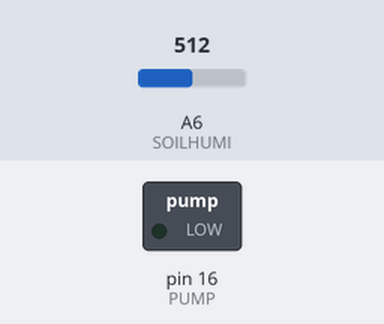
Bench run of a sketch on a simulated Arduino Nano, built with avr-gcc and run on an emulated ATmega328P. On the bench: switched loads named in the sketch (green lamp = pin HIGH). The inputs (shaded band) are chosen by the test bench; at power-on: A6 (SOILHUMI) = 512.

Above: at 1.2 s.
1.3 s: A6 (SOILHUMI) set to 707
2.8 s: A6 (SOILHUMI) set to 723
At 4.0 s:
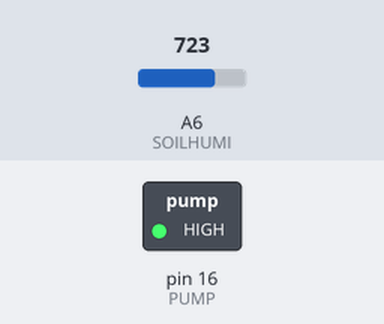
4.3 s: A6 (SOILHUMI) set to 431
5.8 s: A6 (SOILHUMI) set to 405
At 6.3 s:
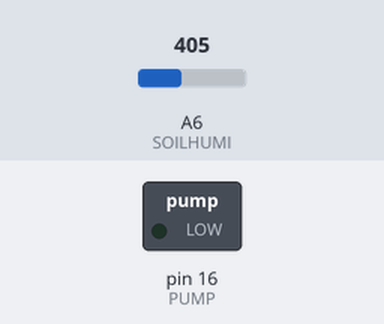
7.3 s: A6 (SOILHUMI) set to 900
At 8.7 s:
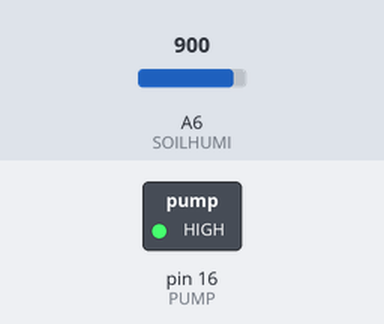
Timing chart, 0 to 9.8 s (numbered marks = the images above; inputs shaded):
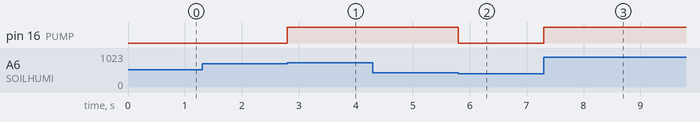

The sketch:

day2_exercise3.ino
```cpp
#define PUMP 16
#define SOILHUMI A6

int Soilhumi = 0;

void setup() {
  Serial.begin(9600);
  pinMode(SOILHUMI, INPUT);
  pinMode(PUMP, OUTPUT);
}

void loop() {
  Soilhumi = map(analogRead(SOILHUMI), 0, 1023, 100, 0);

  if (Soilhumi<=30){
    digitalWrite(PUMP,HIGH);
  } else if (Soilhumi>=60){
    digitalWrite(PUMP,LOW);
  }
}
```

Measured:
- the behaviour switches between 716 and 717 on A6 (SOILHUMI) (found by bisection; images 0 and 1)
- the behaviour switches between 420 and 419 on A6 (SOILHUMI) (found by bisection; images 1 and 2)
- after the input at 1.3 s, every drawn part: stays the same
- after the input at 2.8 s, pin 16 (PUMP): LOW → HIGH at once
- after the input at 4.3 s, every drawn part: stays the same
- after the input at 5.8 s, pin 16 (PUMP): HIGH → LOW at once
- after the input at 7.3 s, pin 16 (PUMP): LOW → HIGH at once
